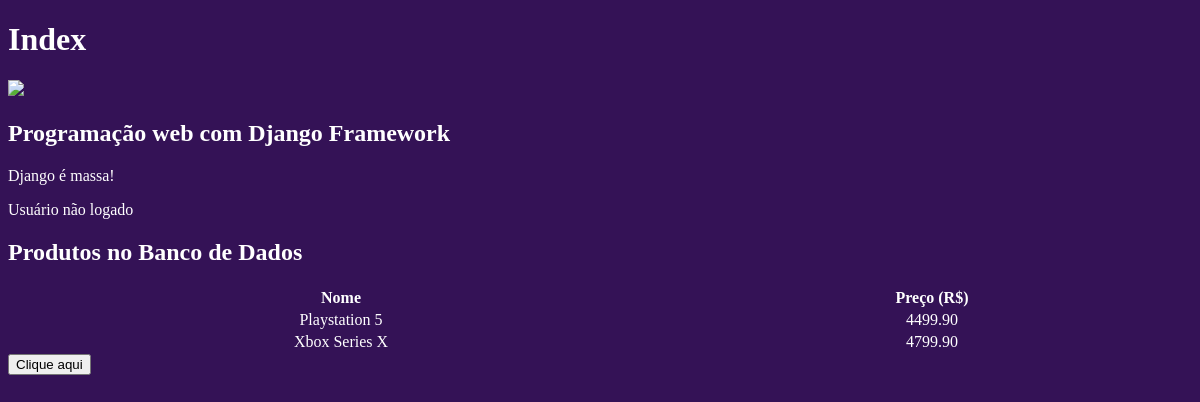
The app's page /, older data.
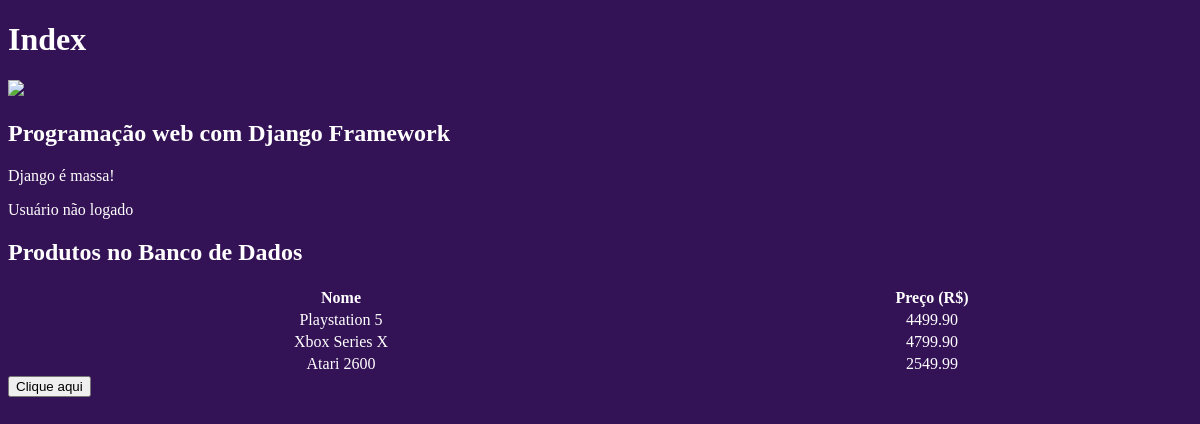
The same page, newer data.
### core/models.py (models this page shows, shortened)
class Produto(models.Model):
    nome = models.CharField('Nome', max_length=100)
    preco = models.DecimalField('Preço', decimal_places=2, max_digits=8)
    estoque = models.IntegerField('Quantidade em Estoque')

### core/views.py (the view)
# urls.py: path('', index, name='index'),
def index(request):
    if str(request.user) == 'AnonymousUser':
        teste = 'Usuário não logado'
    else:
        teste = 'Usuário logado'
    produtos = Produto.objects.all()
    context = {
        'curso': 'Programação web com Django Framework',
        'outro': 'Django é massa!',
        'logado': teste,
        'produtos': produtos
    }
    return render(request, 'index.html', context)

### core/templates/index.html (shortened to what this page needs)
{% load static %}
<!DOCTYPE html>
<html lang="pt-br">
  <head>
    <link rel="stylesheet" href="{% static 'css/styles.css' %}">
  </head>
  <body>
    <h1>Index</h1>
    <img src="{% static 'images/django.png' %}"/>
    <h2>{{ curso }}</h2>
    <p>{{ outro }}</p>
    <p>{{ logado }}</p>
    <h2>Produtos no Banco de Dados</h2>
    <table >
      <thead>
        <tr>
          <th>Nome</th>
          <th>Preço (R$)</th>
        </tr>
      </thead>
      <tbody>
        {% for produto in produtos %}
          <tr>
            <td><a href="{% url 'produto' produto.id %}">{{ produto.nome }}</a></td>
            <td>{{ produto.preco }}</td>
          </tr>
        {% endfor %}
      </tbody>
  </table>
  <button onclick="teste();">Clique aqui</button>
  </body>
</html>

### core/static/css/styles.css (style rules this page uses)
body { background-color: #341256; color: #fff; }
a { text-decoration: none; color: #fff; }
table { width: 100%; text-align: center; }

Row changes from the older to the newer data that the page shows:
added Produto: nome "Atari 2600", preco "2549.99"
